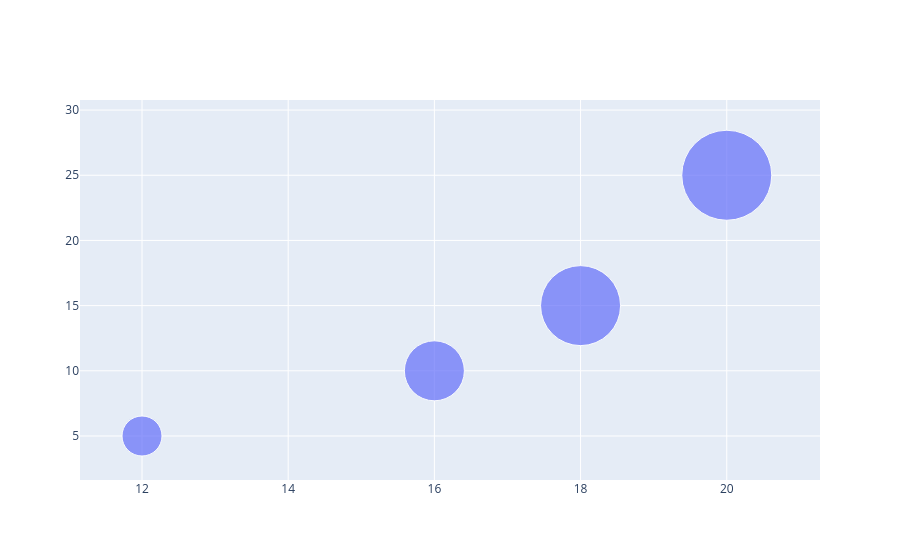

The code cell stored with this chart in its notebook:
### Markdown cell above
Naming the bubles

### Code cell
fig=go.Figure(go.Scatter(x=x,y=y,mode="markers",marker_size=[40,60,80,90],text=["Product A","Product B","Produt C","Product D"]))

fig.show()

### Figure 1 — Plotly figure (JSON) as saved in the notebook; plotly's stock layout.template omitted (floating-point values rounded to 4 significant figures)
{"data": [{"marker": {"size": [40, 60, 80, 90]}, "mode": "markers", "text": ["Product A", "Product B", "Produt C", "Product D"], "type": "scatter", "x": [12, 16, 18, 20], "y": [5, 10, 15, 25]}], "layout": {}}
